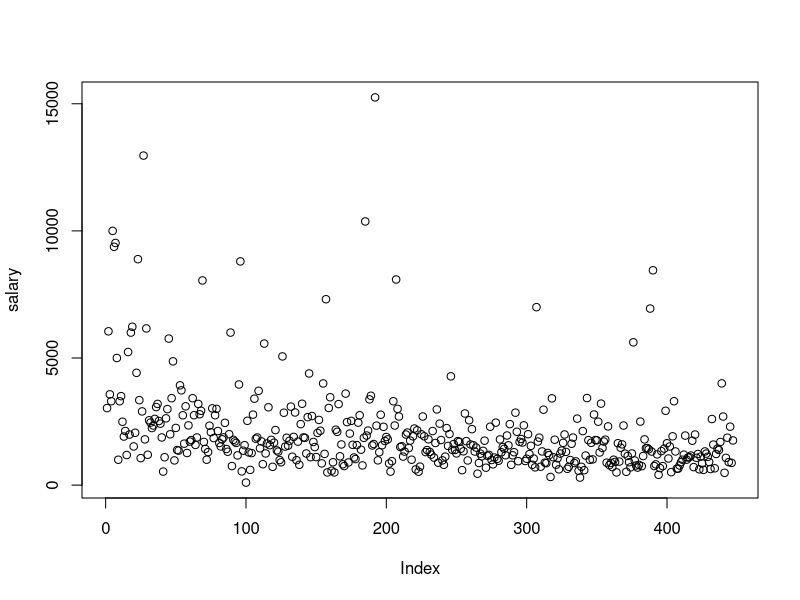
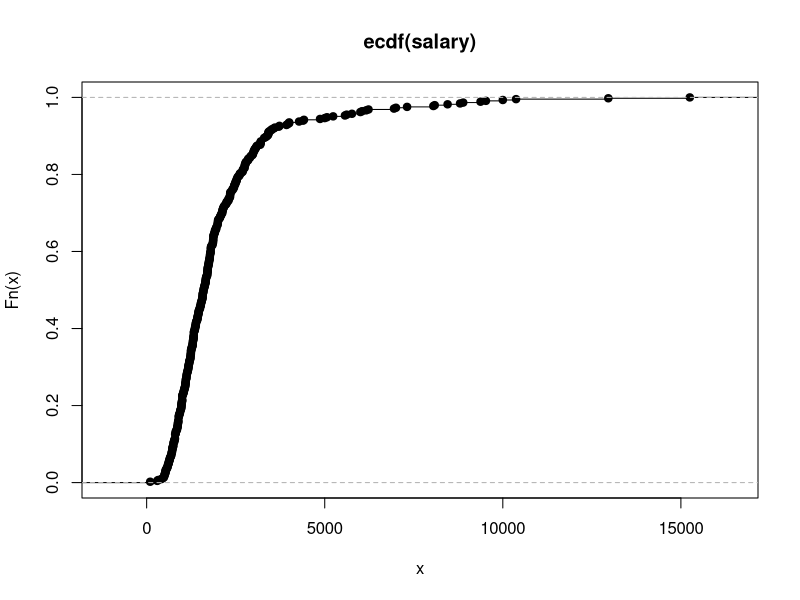
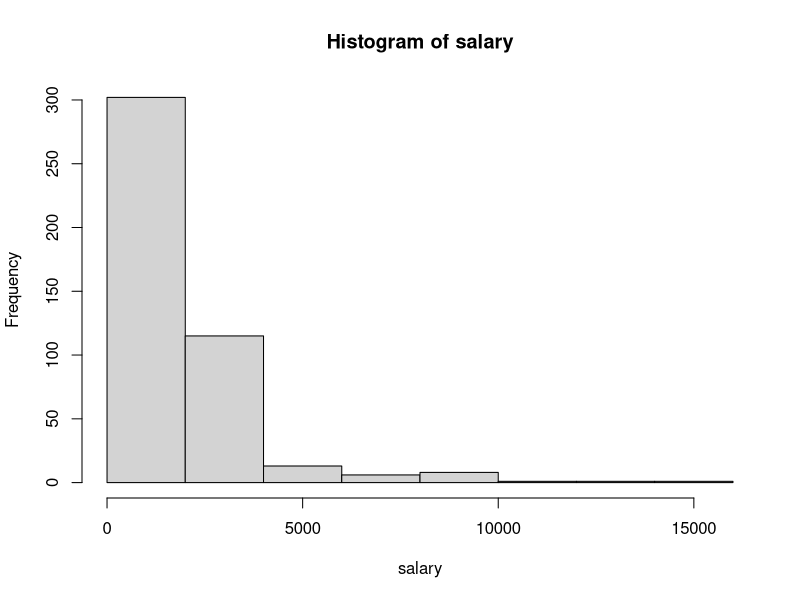
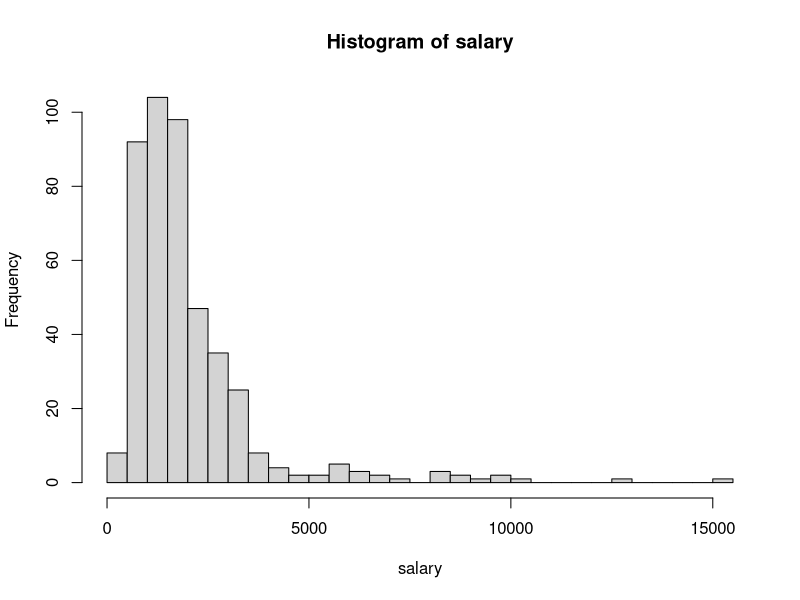
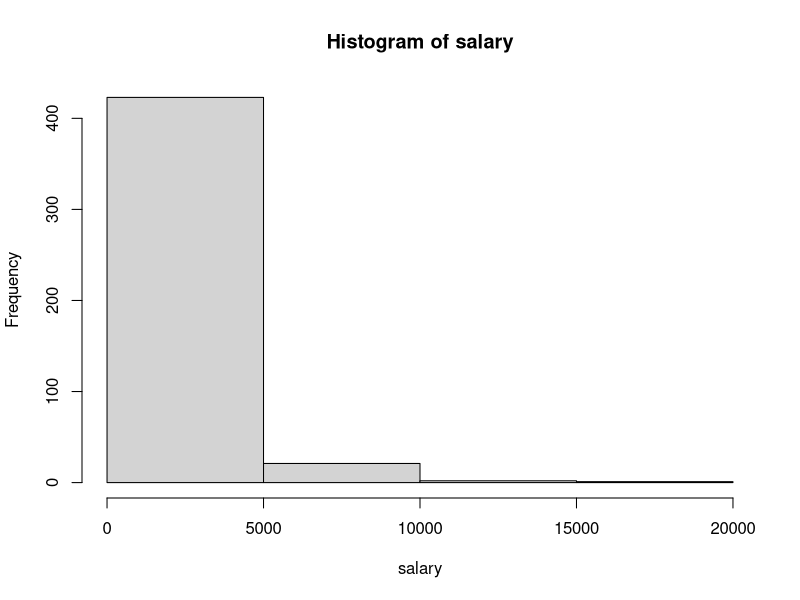
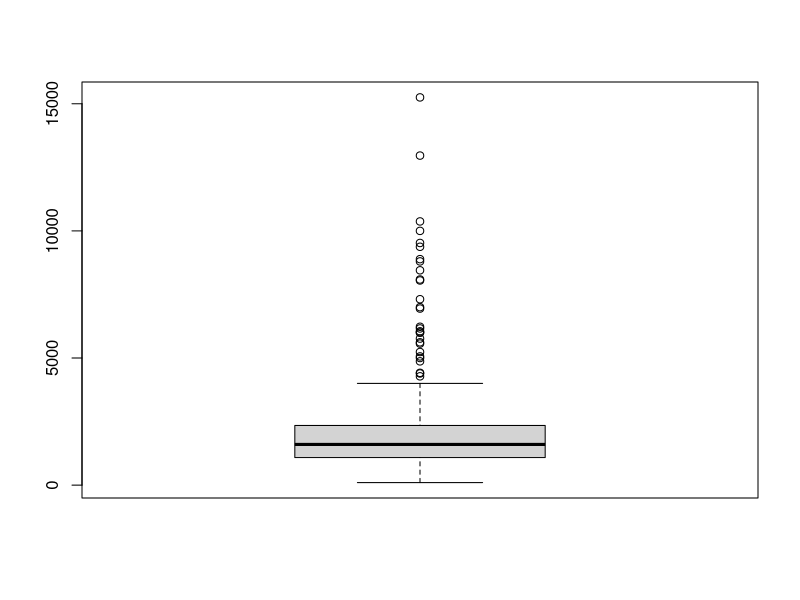
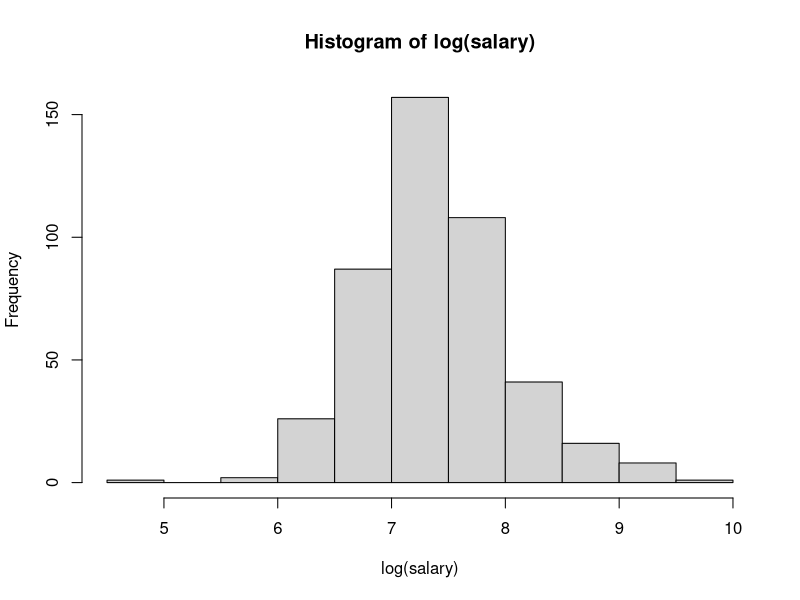
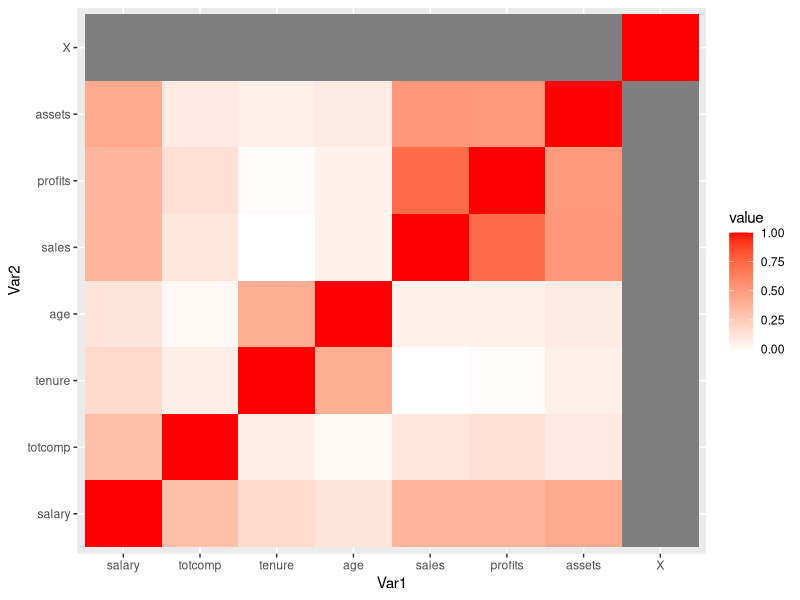

Write the R code that produced these figures, in order.
## ---- chunk 1
ceodata <- read.csv('ceo.csv')
salary <- ceodata$salary
plot(salary)
## ---- chunk 2
mean(salary)
## ---- chunk 3
median(salary)
## ---- chunk 4
mean.default(salary, trim=0.1)
## ---- chunk 5
quantile(salary, c(0.25, 0.75))
## ---- chunk 6
quantile(salary, c(0.1,0.9))
## ---- chunk 7
Fn <- ecdf(salary)
Fn(1000)
## ---- chunk 8
plot(Fn)
Fn(1000)
1 - Fn(5000)
quantile(salary, c(0.2))
quantile(salary, c(0.8))
## ---- chunk 9
hist(salary)
## ---- chunk 10
hist(salary, breaks = 30)
## ---- chunk 11
hist(salary, breaks = 3)
## ---- chunk 12
boxplot(salary)
## ---- chunk 13
hist(log(salary))
mean(log(salary))
median(log(salary))
## ---- chunk 14
library(ggplot2)
library(reshape2)
qplot(x=Var1, y=Var2, data=melt(cor(ceodata)), fill=value, geom="tile") + scale_fill_gradient(low = "white", high = "red")
